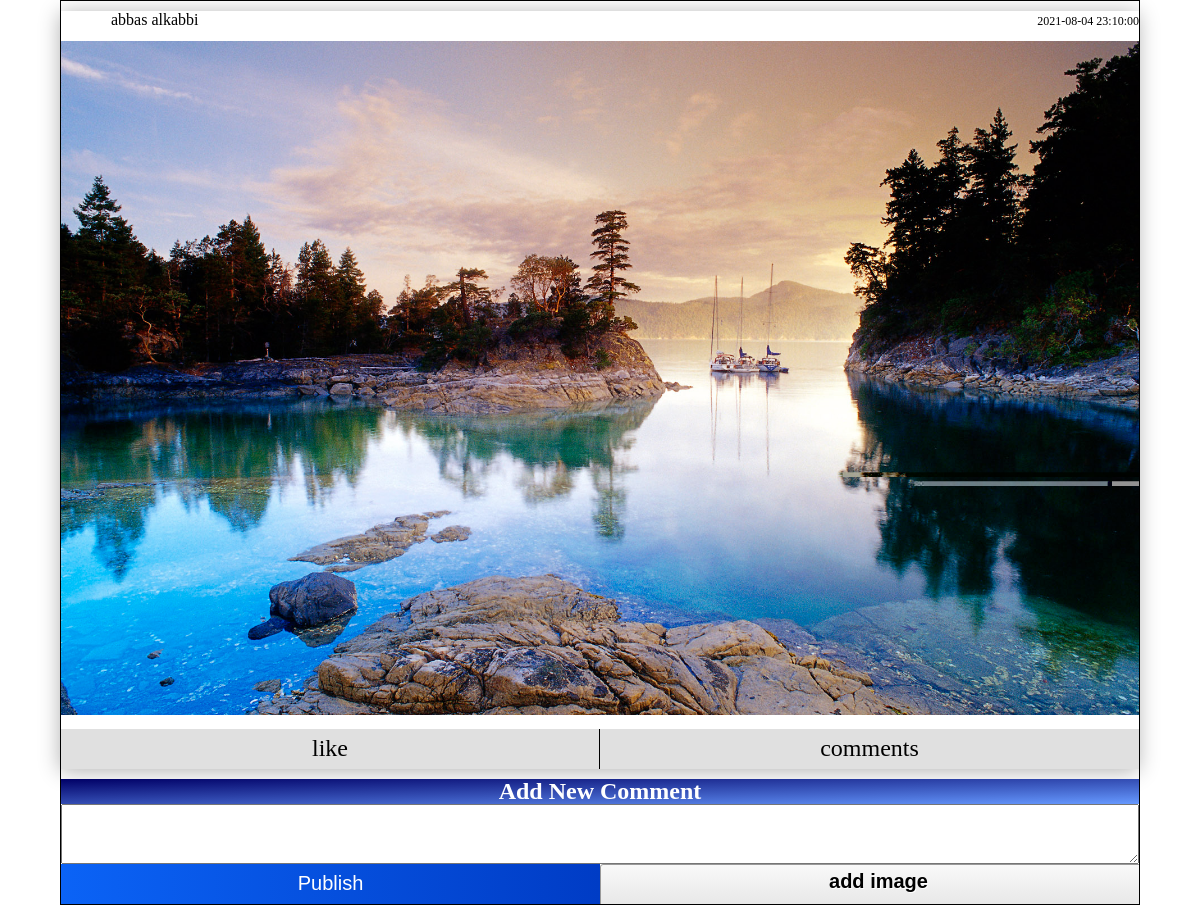
Screenshot of /post.php?id=3 with the database file from the repository.
### tables this page shows
CREATE TABLE `users` (
  `id` int(11) NOT NULL,
  `firstName` varchar(250) NOT NULL,
  `lastName` varchar(250) NOT NULL,
  `email` varchar(250) NOT NULL,
  `password` varchar(250) NOT NULL,
  `url_img` varchar(500) DEFAULT NULL
);

CREATE TABLE `posts` (
  `id_post` int(11) NOT NULL,
  `id_author` int(11) NOT NULL,
  `context` text,
  `date_post` datetime NOT NULL DEFAULT CURRENT_TIMESTAMP,
  `url_img` varchar(500) DEFAULT NULL
);

### post.php (the view, shortened to what this page needs)
<?php
include_once "php/inc/config.php";
$id_post=$_GET["id"];
$get_post=mysqli_query($conn,"SELECT * FROM posts WHERE id_post='{$id_post}' ");
if(mysqli_num_rows($get_post) > 0 ){
    while($post = mysqli_fetch_object($get_post)){
   $id_author= $post -> id_author;
   $date_post= $post -> date_post;
   $url_img= $post -> url_img;
 }
}
else{
    header("location: ../404.php");
}
?>
<!DOCTYPE html>
<html lang="en">
<head>
    <link rel="stylesheet" href="../css/core.css" />
    <link rel="stylesheet" href="../css/components/header.css" />
    <link rel="stylesheet" href="../css/post.css" />
</head>
<body>
<div class="container-post">
    <div class="post">
        <div class="post-header">
        <?php
          $get_author= mysqli_query($conn,"SELECT * FROM users WHERE id ={$id_author}");
               if(mysqli_num_rows($get_author) > 0){
        while($author = mysqli_fetch_object($get_author)){
           $name_author= $author -> firstName.' '.$author -> lastName;
        }
        }
        ?>
        <a  href='../user/<?php echo $id_author ?>' class=author-name>
            <?php echo $name_author?> </a>
            <span class=date-post>
                <?php echo htmlspecialchars($date_post)?>
            </span>
        </div>
        <section class=content-post>
            <?php
            if($url_img != null){
            ?>
            <div class="image-post">
            <img src="../php/image-post/<?php echo $url_img?>" alt="">
            </div>
            <?php
            }
            ?>
        </section>
        <div class="footer-post">
            <span class=like>like</span>
            <span class=comments>comments</span>
        </div>
    </div>
    <form class="add-comment">
      <div class="add-comment-header">
        <h2 >Add New Comment</h2>
    </div>
    <textarea class="add-comment-context" role="textbox" contenteditable name="context"></textarea>
    <div class="buttons">
        <button type="submit" id=submit >Publish</button>
        <input type="file" class="input-image" name=image />
    </div>
    </form>
</div>
</body>
</html>

### css/core.css (style rules this page uses)
* { padding: 0; margin: 0; box-sizing: border-box; text-decoration: none; }

### css/post.css (style rules this page uses)
.container-post { width: 100%; min-height: calc(100vh - 50px); border: 1px #000 solid; }
.container-post .post { margin: 10px auto 10px auto; width: 100%; -webkit-box-shadow: -1px 2px 20px 0px #0000004f; box-shadow: -1px 2px 20px 0px #0000004f; }
.container-post .post .post-header { width: 100%; height: 20px; }
.container-post .post .post-header .author-name { width: 50%; float: left; display: -webkit-box; display: -ms-flexbox; display: flex; -webkit-box-align: center; -ms-flex-align: center; align-items: center; color: #000; }
.container-post .post .post-header .date-post { width: 50%; height: 100%; float: left; font-size: 12px; display: -webkit-box; display: -ms-flexbox; display: flex; -webkit-box-align: center; -ms-flex-align: center; align-items: center; -webkit-box-pack: end; -ms-flex-pack: end; justify-content: flex-end; }
.container-post .post .content-post { margin: 10px 0 0 0; width: 100%; text-align: center; }
.container-post .post .content-post .image-post { width: 100%; margin: 10px 0px; }
.container-post .post .content-post .image-post img { width: 100%; }
.container-post .post .footer-post { margin: 10px 0 0 0; width: 100%; height: 40px; display: -webkit-box; display: -ms-flexbox; display: flex; -webkit-box-orient: horizontal; -webkit-box-direction: normal; -ms-flex-direction: row; flex-direction: row; -webkit-box-align: center; -ms-flex-align: center; align-items: center; -webkit-box-pack: center; -ms-flex-pack: center; justify-content: center; }
.container-post .post .footer-post .like, .container-post .post .footer-post .comments { width: 50%; height: 100%; display: -webkit-box; display: -ms-flexbox; display: flex; -webkit-box-align: center; -ms-flex-align: center; align-items: center; -webkit-box-pack: center; -ms-flex-pack: center; justify-content: center; background: #dbdbdbdb; font-size: 24px; }
.container-post .post .footer-post .like { border-right: 1px solid #000; }
.container-post .add-comment { width: 100%; min-height: 125px; }
.container-post .add-comment .add-comment-header { width: 100%; height: 25px; display: -webkit-box; display: -ms-flexbox; display: flex; -webkit-box-align: center; -ms-flex-align: center; align-items: center; -webkit-box-pack: center; -ms-flex-pack: center; justify-content: center; background: -webkit-gradient(linear, left top, right bottom, from(#000066), to(#6699ff)); background: linear-gradient(to right bottom, #000066, #6699ff); }
.container-post .add-comment .add-comment-header h2 { color: #fff; }
.container-post .add-comment .add-comment-context { display: block; width: 100%; overflow: hidden; resize: both; min-height: 60px; line-height: 20px; }
.container-post .add-comment .buttons { width: 100%; height: 40px; display: -webkit-box; display: -ms-flexbox; display: flex; -webkit-box-orient: horizontal; -webkit-box-direction: normal; -ms-flex-direction: row; flex-direction: row; -webkit-box-align: center; -ms-flex-align: center; align-items: center; -webkit-box-pack: center; -ms-flex-pack: center; justify-content: center; }
.container-post .add-comment .buttons button { border: none; background: -webkit-gradient(linear, left top, right top, from(#0b63f6), to(#003cc5)); background: linear-gradient(to right, #0b63f6, #003cc5); color: #fff; font-size: 20px; outline: none; width: 50%; height: 100%; }
.container-post .add-comment .buttons .input-image { width: 50%; height: 100%; }
.container-post .add-comment .buttons .input-image::before { width: 100%; height: 100%; text-align: center; content: "add image"; color: black; display: inline-block; background: -webkit-gradient(linear, left top, left bottom, from(#f9f9f9), to(#e3e3e3)); background: linear-gradient(top, #f9f9f9, #e3e3e3); border: 1px solid #999; border-radius: 3px; padding: 5px 8px; outline: none; white-space: nowrap; -webkit-user-select: none; -moz-user-select: none; -ms-user-select: none; user-select: none; cursor: pointer; text-shadow: 1px 1px #fff; font-weight: 700; font-size: 20px; }
@media screen and (min-width: 700px) { .container-post { width: 90%; margin: auto; } }

### rows the page displays
users: name_author "abbas alkabbi"
posts: date_post "2021-08-04 23:10:00", url_img (picture)
